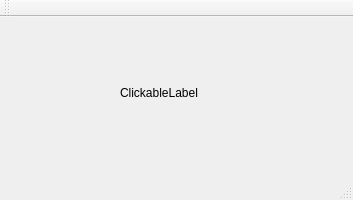
<?xml version="1.0" encoding="UTF-8"?>
<ui version="4.0">
 <class>MainWindow</class>
 <widget class="QMainWindow" name="MainWindow">
  <property name="geometry">
   <rect>
    <x>0</x>
    <y>0</y>
    <width>353</width>
    <height>200</height>
   </rect>
  </property>
  <property name="windowTitle">
   <string>MainWindow</string>
  </property>
  <widget class="QWidget" name="centralWidget">
   <widget class="ClickableLabel" name="label">
    <property name="geometry">
     <rect>
      <x>120</x>
      <y>60</y>
      <width>101</width>
      <height>31</height>
     </rect>
    </property>
    <property name="text">
     <string>ClickableLabel</string>
    </property>
   </widget>
  </widget>
  <widget class="QMenuBar" name="menuBar">
   <property name="geometry">
    <rect>
     <x>0</x>
     <y>0</y>
     <width>353</width>
     <height>25</height>
    </rect>
   </property>
  </widget>
  <widget class="QToolBar" name="mainToolBar">
   <attribute name="toolBarArea">
    <enum>TopToolBarArea</enum>
   </attribute>
   <attribute name="toolBarBreak">
    <bool>false</bool>
   </attribute>
  </widget>
  <widget class="QStatusBar" name="statusBar"/>
 </widget>
 <layoutdefault spacing="6" margin="11"/>
 <customwidgets>
  <customwidget>
   <class>ClickableLabel</class>
   <extends>QLabel</extends>
   <header>clickablelabel.h</header>
  </customwidget>
 </customwidgets>
 <resources/>
 <connections/>
</ui>
